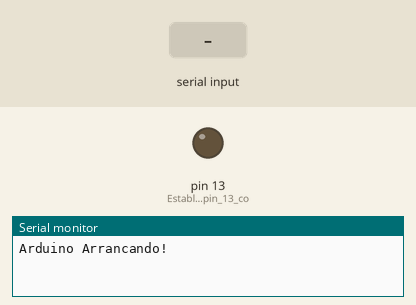
Recording of a sketch running on a simulated Arduino Uno, built with avr-gcc and run on an emulated ATmega328P. On the bench: output pins drawn as LEDs (lit = HIGH), the last lines printed to the serial monitor. Inputs (shaded band) come from the test bench.

Above: at 1.2 s.
1.3 s: "A" received over Serial
At 2.0 s:
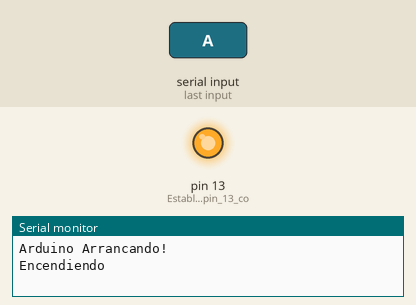
2.8 s: "B" received over Serial
At 3.1 s:
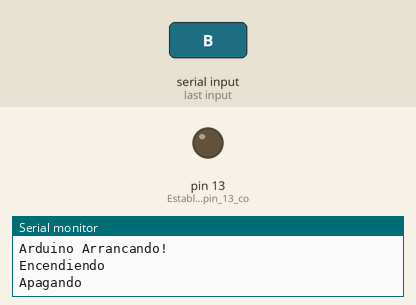
Timing chart, 0 to 5.8 s (numbered marks = the images above; inputs shaded):
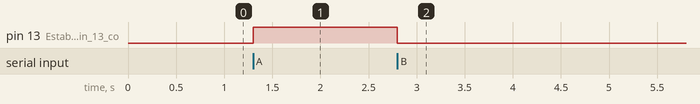

Measured:
- after the input at 1.3 s, pin 13 (Establecemos_el_pin_13_co): LOW → HIGH at once
- after the input at 2.8 s, pin 13 (Establecemos_el_pin_13_co): HIGH → LOW at once

The sketch:

ejemplo-serial.ino
```cpp
void setup(){
  Serial.begin(9600); //Indicamos la velocidad del puerto serie
  pinMode(13, OUTPUT); //Establecemos el pin 13 como salida

  Serial.println("Arduino Arrancando!");
}

void loop() {
  char dato;

  if (Serial.available() > 0) { //¿Ha enviado algún dato el PC?
    dato = Serial.read();       //Guardamos el dato enviado en la variable dato
    if (dato == 'A'){
      Serial.println("Encendiendo");
      digitalWrite(13, HIGH);
    }
    else if (dato == 'B'){
      Serial.println("Apagando");
      digitalWrite(13, LOW);
    }
  }
}
```
